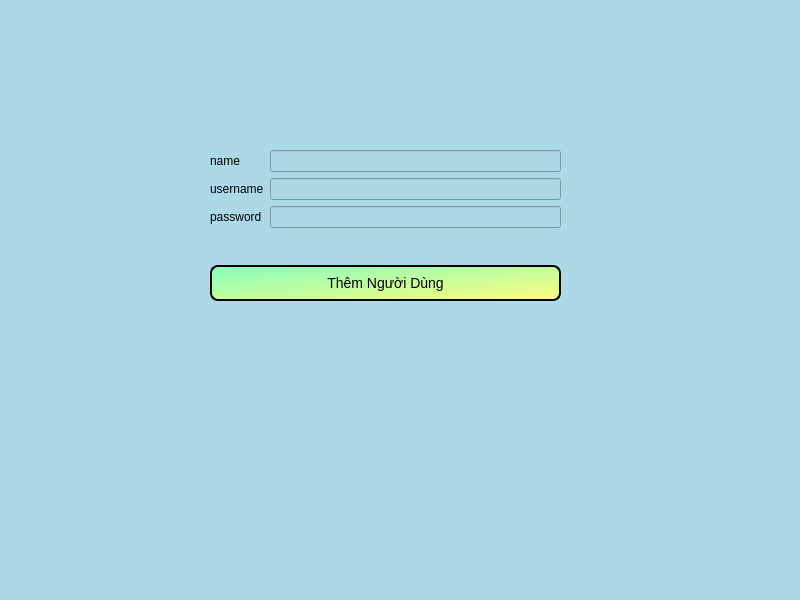
<?xml version="1.0" encoding="UTF-8"?>
<ui version="4.0">
 <class>MainWindow</class>
 <widget class="QMainWindow" name="MainWindow">
  <property name="geometry">
   <rect>
    <x>0</x>
    <y>0</y>
    <width>800</width>
    <height>600</height>
   </rect>
  </property>
  <property name="windowTitle">
   <string>MainWindow</string>
  </property>
  <property name="styleSheet">
   <string notr="true">background: lightblue</string>
  </property>
  <widget class="QWidget" name="centralwidget">
   <widget class="QWidget" name="verticalLayoutWidget">
    <property name="geometry">
     <rect>
      <x>210</x>
      <y>150</y>
      <width>351</width>
      <height>151</height>
     </rect>
    </property>
    <layout class="QVBoxLayout" name="verticalLayout">
     <item>
      <layout class="QFormLayout" name="formLayout">
       <item row="0" column="0">
        <widget class="QLabel" name="label">
         <property name="text">
          <string>name</string>
         </property>
        </widget>
       </item>
       <item row="0" column="1">
        <widget class="QLineEdit" name="lineEdit"/>
       </item>
       <item row="1" column="0">
        <widget class="QLabel" name="label_2">
         <property name="text">
          <string>username</string>
         </property>
        </widget>
       </item>
       <item row="1" column="1">
        <widget class="QLineEdit" name="lineEdit_2"/>
       </item>
       <item row="2" column="0">
        <widget class="QLabel" name="label_3">
         <property name="text">
          <string>password</string>
         </property>
        </widget>
       </item>
       <item row="2" column="1">
        <widget class="QLineEdit" name="lineEdit_3"/>
       </item>
      </layout>
     </item>
     <item>
      <widget class="QPushButton" name="pushButton">
       <property name="styleSheet">
        <string notr="true">QPushButton {
    background: qlineargradient(spread:pad, x1:0, y1:0, x2:1, y2:1, stop:0 #85FFBD, stop:1 #FFFB7D);
    color: black;
    border: 2px solid #000;
    border-radius: 8px;
    padding: 8px 12px;
    font-size: 14px;
}

QPushButton:hover {
    background: black;
    color: white;
}
</string>
       </property>
       <property name="text">
        <string>Thêm Người Dùng</string>
       </property>
      </widget>
     </item>
    </layout>
   </widget>
  </widget>
  <widget class="QMenuBar" name="menubar">
   <property name="geometry">
    <rect>
     <x>0</x>
     <y>0</y>
     <width>800</width>
     <height>26</height>
    </rect>
   </property>
  </widget>
  <widget class="QStatusBar" name="statusbar"/>
 </widget>
 <resources/>
 <connections/>
</ui>
